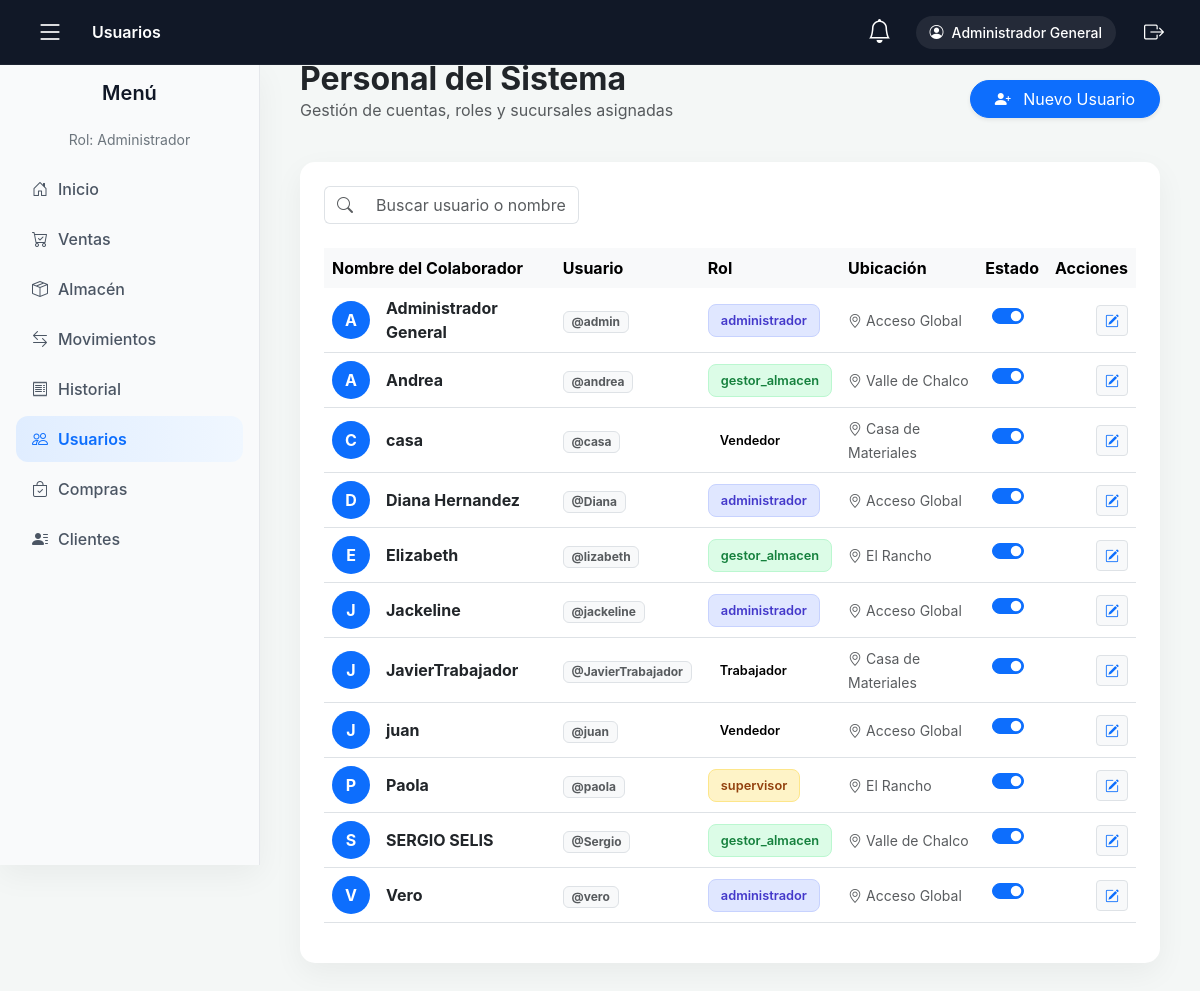
/app/views/usuarios.php (signed in), run on the app's committed database.
### tables this page shows
CREATE TABLE `usuarios` (
  `id` int(11) NOT NULL,
  `username` varchar(50) NOT NULL,
  `nombre` varchar(100) NOT NULL,
  `password` varchar(255) NOT NULL,
  `rol_id` int(11) NOT NULL,
  `almacen_id` int(11) DEFAULT NULL,
  `activo` tinyint(1) DEFAULT 1,
  `fecha_creacion` timestamp NOT NULL DEFAULT current_timestamp()
);

CREATE TABLE `roles` (
  `id` int(11) NOT NULL,
  `nombre` varchar(50) NOT NULL
);

### app/views/usuarios.php (the view, shortened to what this page needs)
<?php
require_once __DIR__ . '/../../includes/sidebar.php';
require_once __DIR__ . '/../../config/conexion.php';
$sqlUsuarios = "SELECT
                    u.id,
                    u.nombre,
                    u.username,
                    u.rol_id,
                    u.almacen_id,
                    u.activo,
                    r.nombre AS rol_nombre,
                    IFNULL(a.nombre, 'Acceso Global') AS almacen_nombre
                FROM usuarios u
                LEFT JOIN roles r ON u.rol_id = r.id
                LEFT JOIN almacenes a ON u.almacen_id = a.id
                ORDER BY u.nombre ASC";
$resultUsuarios = $conexion->query($sqlUsuarios);
$usuarios = [];
if ($resultUsuarios) {
    while ($row = $resultUsuarios->fetch_assoc()) {
        $usuarios[] = $row;
    }
}
?>
<!DOCTYPE html>
<html lang="es">
<head>
    <link href="https://cdn.jsdelivr.net/npm/bootstrap@5.3.3/dist/css/bootstrap.min.css" rel="stylesheet">
    <link href="https://cdn.jsdelivr.net/npm/bootstrap-icons/font/bootstrap-icons.css" rel="stylesheet">
</head>
<body>
    <main class="main-content">
        <div class="d-flex justify-content-between align-items-center mb-4">
            <div>
                <h2 class="fw-bold m-0 text-dark">Personal del Sistema</h2>
                <p class="text-muted">Gestión de cuentas, roles y sucursales asignadas</p>
            </div>
            <button class="btn btn-primary rounded-pill px-4 shadow-sm" onclick="nuevoUsuario()">
                <i class="bi bi-person-plus-fill me-2"></i> Nuevo Usuario
            </button>
        </div>
        <div class="card card-table p-4">
            <div class="row mb-4">
                <div class="col-md-4">
                    <div class="input-group">
                        <span class="input-group-text bg-transparent border-end-0"><i class="bi bi-search text-muted"></i></span>
                        <input type="text" id="busquedaReal" class="form-control border-start-0" placeholder="Buscar usuario o nombre...">
                    </div>
                </div>
            </div>
            <div class="table-responsive">
                <table class="table table-hover align-middle">
                    <thead class="table-light">
                        <tr>
                            <th class="border-0">Nombre del Colaborador</th>
                            <th class="border-0">Usuario</th>
                            <th class="border-0">Rol</th>
                            <th class="border-0">Ubicación</th>
                            <th class="border-0 text-center">Estado</th>
                            <th class="border-0 text-end">Acciones</th>
                        </tr>
                    </thead>
                    <tbody id="listaUsuarios">
                        <?php if (empty($usuarios)): ?>
                            <tr><td colspan="6" class="text-center py-4">No hay usuarios registrados</td></tr>
                        <?php else: ?>
                            <?php foreach ($usuarios as $u): ?>
                            <tr class="user-row">
                                <td>
                                    <div class="d-flex align-items-center">
                                        <div class="avatar-circle me-3 bg-primary text-white d-flex align-items-center justify-content-center rounded-circle" style="width: 38px; height: 38px;">
                                            <?= strtoupper(substr($u['nombre'], 0, 1)) ?>
                                        </div>
                                        <span class="fw-bold text-dark"><?= htmlspecialchars($u['nombre']) ?></span>
                                    </div>
                                </td>
                                <td><span class="badge bg-light text-muted border">@<?= htmlspecialchars($u['username']) ?></span></td>
                                <td>
                                    <span class="badge-role role-<?= $u['rol_id'] ?>">
                                        <?= htmlspecialchars($u['rol_nombre']) ?>
                                    </span>
                                </td>
                                <td>
                                    <small class="text-muted"><i class="bi bi-geo-alt me-1"></i><?= htmlspecialchars($u['almacen_nombre']) ?></small>
                                </td>
                                <td class="text-center">
                                    <div class="form-check form-switch d-inline-block">
                                        <input class="form-check-input" type="checkbox" role="switch" <?= $u['activo'] == 1 ? 'checked' : '' ?> onchange="eliminarUsuario(<?= $u['id'] ?>)">
                                    </div>
                                </td>
                                <td class="text-end">
                                    <button class="btn btn-sm btn-light border" onclick="editarUsuario(<?= htmlspecialchars(json_encode($u)) ?>)">
                                        <i class="bi bi-pencil-square text-primary"></i>
                                    </button>
                                </td>
                            </tr>
                            <?php endforeach; ?>
                        <?php endif; ?>
                    </tbody>
                </table>
            </div>
        </div>
    </main>
</body>
</html>

### app/views/usuarios.php (style rules this page uses)
:root { --sidebar-width: 260px; --navbar-height: 20px; }
body { background-color: #f4f7f6; font-family: 'Inter', sans-serif; }
.main-content { margin-left: var(--sidebar-width); padding: 40px; margin-top: var(--navbar-height); transition: all 0.3s; }
.card-table { border: none; border-radius: 15px; box-shadow: 0 10px 30px rgba(0,0,0,0.05); background: white; }
.badge-role { padding: 6px 12px; border-radius: 8px; font-weight: 600; font-size: 0.8rem; display: inline-block; }
.role-1 { background: #e0e7ff; color: #4338ca; border: 1px solid #c7d2fe; }
.role-2 { background: #dcfce7; color: #15803d; border: 1px solid #bbf7d0; }
.role-3 { background: #fef3c7; color: #92400e; border: 1px solid #fde68a; }
.avatar-circle { font-weight: bold; text-transform: uppercase; flex-shrink: 0; }

### data on the page
usuarios: nombre "A", nombre "Administrador General", username "admin", rol.nombre "administrador", almacen_nombre "Acceso Global", activo "☑"
usuarios: nombre "A", nombre "Andrea", username "andrea", rol.nombre "gestor_almacen", almacen_nombre "Valle de Chalco", activo "☑"
usuarios: nombre "C", nombre "casa", username "casa", rol.nombre "Vendedor", almacen_nombre "Casa de Materiales", activo "☑"
usuarios: nombre "D", nombre "Diana Hernandez", username "Diana", rol.nombre "administrador", almacen_nombre "Acceso Global", activo "☑"
usuarios: nombre "E", nombre "Elizabeth", username "lizabeth", rol.nombre "gestor_almacen", almacen_nombre "El Rancho", activo "☑"
usuarios: nombre "J", nombre "Jackeline", username "jackeline", rol.nombre "administrador", almacen_nombre "Acceso Global", activo "☑"
usuarios: nombre "J", nombre "JavierTrabajador", username "JavierTrabajador", rol.nombre "Trabajador", almacen_nombre "Casa de Materiales", activo "☑"
usuarios: nombre "J", nombre "juan", username "juan", rol.nombre "Vendedor", almacen_nombre "Acceso Global", activo "☑"
usuarios: nombre "P", nombre "Paola", username "paola", rol.nombre "supervisor", almacen_nombre "El Rancho", activo "☑"
usuarios: nombre "S", nombre "SERGIO SELIS", username "Sergio", rol.nombre "gestor_almacen", almacen_nombre "Valle de Chalco", activo "☑"
usuarios: nombre "V", nombre "Vero", username "vero", rol.nombre "administrador", almacen_nombre "Acceso Global", activo "☑"

### other printed values
$paginaActual "Usuarios"
$_SESSION['nombre'] "Administrador General"
$_SESSION['rol'] "Administrador"
